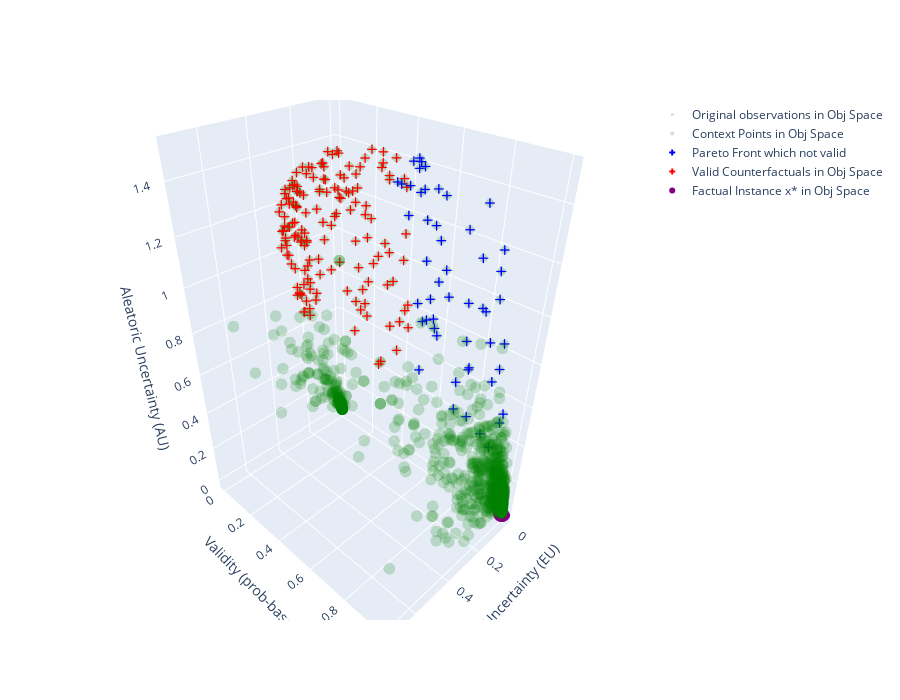

The notebook cell this image was saved under:
### Code cell
from utils import plot_cf_3d
plot_cf_3d(results, x_factual.view(-1).cpu().numpy(), context=DG.sample(5000, seed=5678)[0].reshape(5000, -1).cpu().numpy())

### Figure 1 — Plotly figure (JSON) as saved in the notebook; plotly's stock layout.template omitted (floating-point values rounded to 4 significant figures; data arrays with more than 128 entries replaced by an {"elided": "..."} marker saying what was removed)
{"data": [{"marker": {"color": "green", "opacity": 0.2, "size": 3}, "mode": "markers", "name": "Original observations in Obj Space", "type": "scatter3d", "x": {"elided": "200 float values"}, "y": {"elided": "200 float values"}, "z": {"elided": "200 float values"}}, {"marker": {"color": "green", "opacity": 0.2, "size": 4}, "mode": "markers", "name": "Context Points in Obj Space", "type": "scatter3d", "x": {"elided": "5000 float values"}, "y": {"elided": "5000 float values"}, "z": {"elided": "5000 float values"}}, {"marker": {"color": "blue", "opacity": 1, "size": 5, "symbol": "cross"}, "mode": "markers", "name": "Pareto Front which not valid", "type": "scatter3d", "x": [0.08567, 0.08034, 0.1961, 0.1051, 0.1179, 0.03558, 0.05917, 0.1738, 0.07559, 0.08121, 0.1006, 0.05751, 0.132, 0.1236, 0.03238, 0.08906, 0.1518, 0.08404, 0.1337, 0.1707, 0.1281, 0.04554, 0.04064, 0.06296, 0.1452, 0.1063, 0.04995, 0.05196, 0.07283, 0.04181, 0.07931, 0.1606, 0.07923, 0.09081, 0.104, 0.16, 0.08825, 0.144, 0.06455, 0.1701, 0.05231, 0.1457, 0.08172, 0.08976, 0.05929, 0.09269, 0.1439, 0.0822, 0.1613, 0.1063, 0.1241], "y": [0.9326, 0.5572, 0.5072, 0.5793, 0.6472, 0.9457, 0.8901, 0.5055, 0.8702, 0.6116, 0.813, 0.7803, 0.6328, 0.5003, 0.856, 0.5651, 0.5261, 0.8264, 0.5943, 0.5839, 0.83, 0.9424, 0.9085, 0.6062, 0.6411, 0.5504, 0.7259, 0.7247, 0.6281, 0.7871, 0.8858, 0.5924, 0.8378, 0.8818, 0.8912, 0.5421, 0.6801, 0.5837, 0.7626, 0.5748, 0.9104, 0.6765, 0.764, 0.6303, 0.7836, 0.5993, 0.5663, 0.5793, 0.5693, 0.6726, 0.7649], "z": [0.8959, 0.5872, 1.394, 1.098, 1.204, 0.5541, 0.6922, 1.381, 0.8661, 0.8564, 1.189, 0.6909, 1.259, 1.254, 0.3946, 0.8286, 1.375, 0.9944, 1.267, 1.474, 1.392, 0.5135, 0.3605, 0.8035, 1.392, 0.9101, 0.4595, 0.5981, 0.784, 0.4501, 1.052, 1.458, 0.9837, 1.161, 1.246, 1.463, 0.9826, 1.375, 0.8169, 1.483, 0.7568, 1.379, 0.9883, 1.026, 0.7031, 0.9428, 1.36, 0.8382, 1.446, 1.095, 1.282]}, {"marker": {"color": "red", "size": 5, "symbol": "cross"}, "mode": "markers", "name": "Valid Counterfactuals in Obj Space", "type": "scatter3d", "x": {"elided": "149 float values"}, "y": {"elided": "149 float values"}, "z": {"elided": "149 float values"}}, {"marker": {"color": "purple", "size": 6}, "mode": "markers", "name": "Factual Instance x* in Obj Space", "type": "scatter3d", "x": [0.0003796], "y": [1.0], "z": [0.0052]}], "layout": {"height": 700, "scene": {"xaxis": {"title": {"text": "Epistemic Uncertainty (EU)"}}, "yaxis": {"title": {"text": "Validity (prob-based)"}}, "zaxis": {"title": {"text": "Aleatoric Uncertainty (AU)"}}}, "width": 900}}
